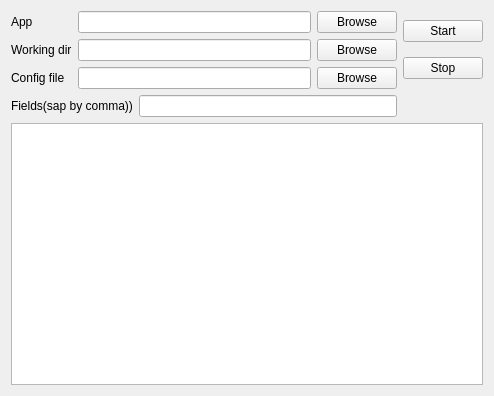
<?xml version="1.0" encoding="UTF-8"?>
<ui version="4.0">
 <class>AvrDeviceView</class>
 <widget class="QWidget" name="AvrDeviceView">
  <property name="geometry">
   <rect>
    <x>0</x>
    <y>0</y>
    <width>494</width>
    <height>396</height>
   </rect>
  </property>
  <property name="windowTitle">
   <string>Form</string>
  </property>
  <layout class="QGridLayout" name="gridLayout_2">
   <item row="0" column="0" colspan="2">
    <layout class="QGridLayout" name="gridLayout">
     <item row="0" column="0">
      <widget class="QLabel" name="label">
       <property name="text">
        <string>App</string>
       </property>
      </widget>
     </item>
     <item row="0" column="1">
      <widget class="QLineEdit" name="edtApp"/>
     </item>
     <item row="0" column="2">
      <widget class="QPushButton" name="btnBrowseApp">
       <property name="text">
        <string>Browse</string>
       </property>
      </widget>
     </item>
     <item row="1" column="0">
      <widget class="QLabel" name="label_2">
       <property name="text">
        <string>Working dir</string>
       </property>
      </widget>
     </item>
     <item row="1" column="1">
      <widget class="QLineEdit" name="edtWorkingDir"/>
     </item>
     <item row="1" column="2">
      <widget class="QPushButton" name="btnBrowseWorkingDir">
       <property name="text">
        <string>Browse</string>
       </property>
      </widget>
     </item>
     <item row="2" column="0">
      <widget class="QLabel" name="label_3">
       <property name="text">
        <string>Config file</string>
       </property>
      </widget>
     </item>
     <item row="2" column="1">
      <widget class="QLineEdit" name="edtConfigFile"/>
     </item>
     <item row="2" column="2">
      <widget class="QPushButton" name="btnBrowseConfigFile">
       <property name="text">
        <string>Browse</string>
       </property>
      </widget>
     </item>
    </layout>
   </item>
   <item row="0" column="2">
    <layout class="QVBoxLayout" name="verticalLayout">
     <item>
      <widget class="QPushButton" name="btnStart">
       <property name="text">
        <string>Start</string>
       </property>
      </widget>
     </item>
     <item>
      <widget class="QPushButton" name="btnStop">
       <property name="text">
        <string>Stop</string>
       </property>
      </widget>
     </item>
    </layout>
   </item>
   <item row="1" column="0">
    <widget class="QLabel" name="label_4">
     <property name="text">
      <string>Fields(sap by comma))</string>
     </property>
    </widget>
   </item>
   <item row="1" column="1">
    <widget class="QLineEdit" name="edtFields"/>
   </item>
   <item row="2" column="0" colspan="3">
    <widget class="QTableView" name="tblRegisters"/>
   </item>
  </layout>
 </widget>
 <resources/>
 <connections/>
</ui>
